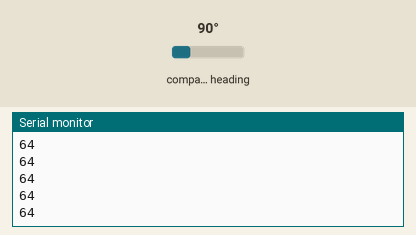
Simulated run of this sketch. Board: Arduino Uno, built with avr-gcc and run on an emulated ATmega328P. Shown: the last lines printed to the serial monitor. Wiring (inferred from the names in the program): CMPS compass at I2C address 0x60. The test bench sets the inputs (shaded band); at power-on: compass heading 90°.

Above: at 1.2 s.
1.3 s: compass heading set to 7°
At 1.31 s:
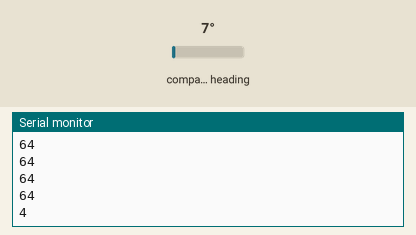
2.8 s: compass heading set to 180°
At 2.82 s:
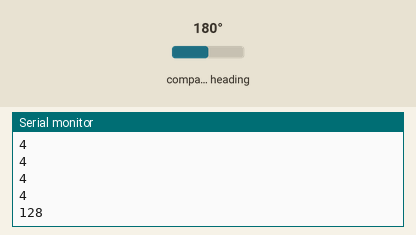
Timing chart, 0 to 5.8 s (numbered marks = the images above; inputs shaded):
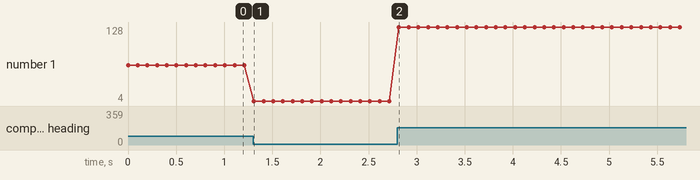

The sketch:

i2c_bus.ino
```cpp
#include<Wire.h>
#define CMPS14_address 0x60
void setup(){
    // request reading from sensor
    Wire.begin();
    Serial.begin(9600);

}
void loop (){
 // delay(50);
 // int compas_oft=read_compas_raw();
 // Serial.println("Compas oft");
 // Serial.println(compas_oft);
 // int read_compase_raw(void) // return +/1 180 degree
  //long dir = 1;
      Wire.beginTransmission(CMPS14_address);
      //Serial.println("test");
      Wire.write(1);
      Wire.endTransmission(false);
      //Serial.println("test_1");
      Wire.requestFrom(CMPS14_address, 1,true); // request 2 bytes from slave device #112
    if(Wire.available() >=1){
    byte raw =Wire.read();
    Serial.println(raw);
    delay(100);
    }
}
```

Measured:
- after the input at 1.3 s, the serial monitor: prints a new line at once (image 1)
- after the input at 2.8 s, the serial monitor: prints a new line at once (image 2)
- plotted number 1: 64 → 4 after the input at 1.3 s, 4 → 128 after the input at 2.8 s
